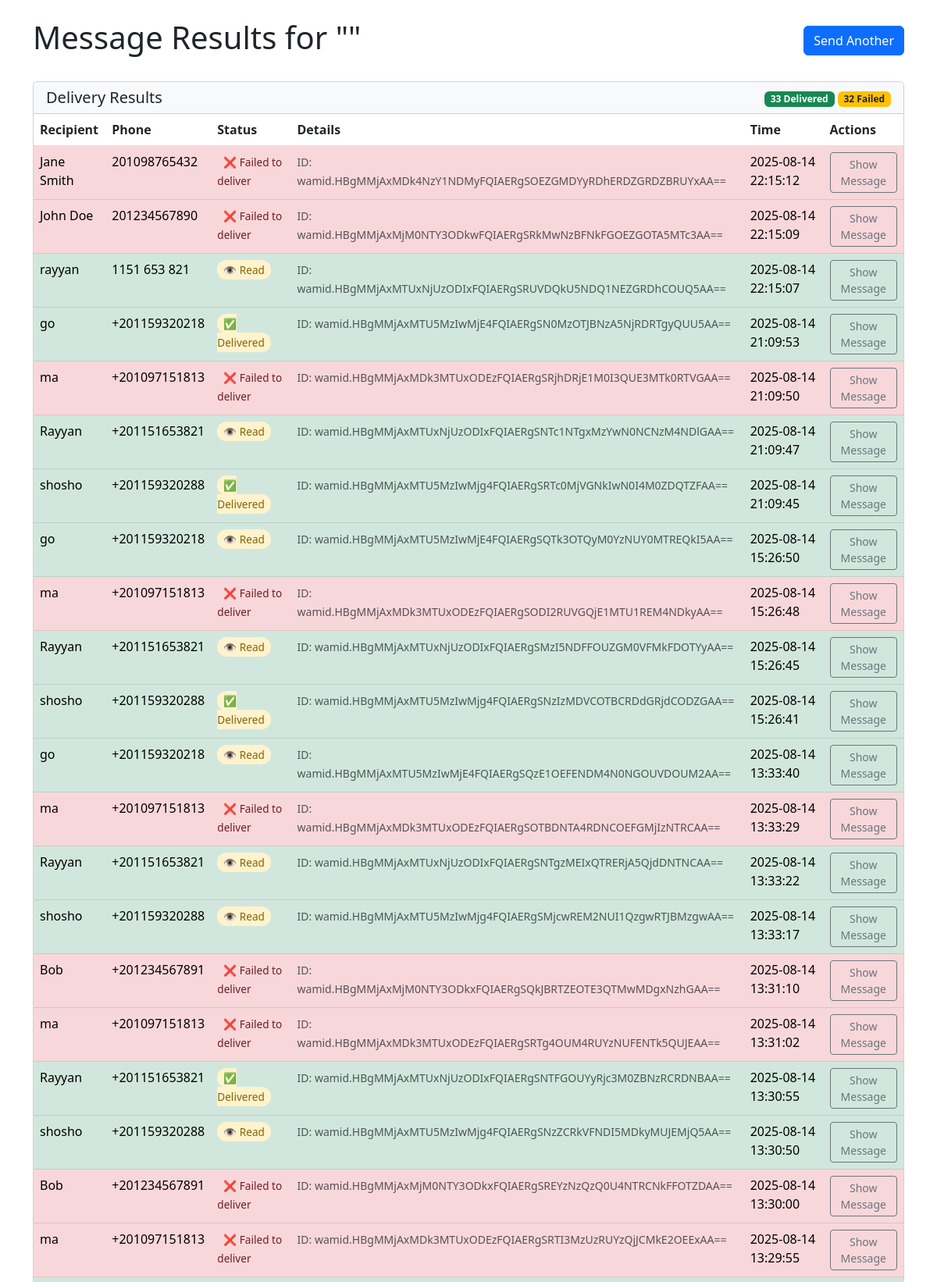
The app's page /results (upper part) with its own data.
### tables this page shows
CREATE TABLE sent_messages (
                id INTEGER PRIMARY KEY AUTOINCREMENT,
                user TEXT,
                phone TEXT,
                message TEXT,
                message_id TEXT UNIQUE,
                status TEXT,
                delivery_status TEXT,
                timestamp TEXT
            );

### app.py (the view)
@app.route('/results')
def show_results():
    with sqlite3.connect('database.db') as conn:
        conn.row_factory = sqlite3.Row
        rows = conn.execute('SELECT * FROM sent_messages ORDER BY timestamp DESC').fetchall()
    return render_template('results.html', messages=rows, template=session.get('last_template'))

### app.py (called while the page is built)
@app.context_processor
def utility_processor():
    return dict(get_template_variables=get_template_variables)

### templates/results.html (shortened to what this page needs)
<!DOCTYPE html>
<html lang="en">
<head>
    <link href="https://cdn.jsdelivr.net/npm/bootstrap@5.3.0/dist/css/bootstrap.min.css" rel="stylesheet">
</head>
<body>
    <div class="container mt-4">
        <div class="d-flex justify-content-between align-items-center mb-4">
            <h1>Message Results for "{{ template.name }}"</h1>
            <a href="/send_template" class="btn btn-primary">Send Another</a>
        </div>
        <div class="card">
            <div class="card-header bg-light d-flex justify-content-between align-items-center">
                <h5 class="mb-0">Delivery Results</h5>
                <div>
                    {% set success_count = messages|selectattr('status', 'equalto', '✅ Sent')|list|length %}
                    {% set failed_count = messages|rejectattr('status', 'equalto', '✅ Sent')|list|length %}
                    <span class="badge bg-success">{{ success_count }} Delivered</span>
                    <span class="badge bg-warning text-dark">{{ failed_count }} Failed</span>
                </div>
            </div>
            <div class="card-body p-0">
                <div class="table-responsive">
                    <table class="table table-hover mb-0">
                        <thead>
                            <tr>
                                <th>Recipient</th>
                                <th>Phone</th>
                                <th>Status</th>
                                <th>Details</th>
                                <th>Time</th>
                                <th>Actions</th>
                            </tr>
                        </thead>
                        <tbody>
                            {% for msg in messages %}
                            <tr class="{% if '❌' in msg.status %}table-danger{% else %}table-success{% endif %}">
                                <td>{{ msg.user }}</td>
                                <td>{{ msg.phone }}</td>
                                <td>
                                    <span class="status-badge
                                        {% if '✅ Delivered' in msg.status %}status-delivered
                                        {% elif '✅ Sent' in msg.status %}status-sent
                                        {% elif '❌' in msg.status %}status-failed
                                        {% else %}status-unknown{% endif %}">
                                        {{ msg.delivery_status }}
                                    </span>
                                </td>
                                <td>
                                    {% if msg.message_id != 'N/A' %}
                                    <small class="text-muted">ID: {{ msg.message_id }}</small>
                                    {% endif %}
                                </td>
                                <td>{{ msg.timestamp }}</td>
                                <td>
                                    <button class="btn btn-sm btn-outline-secondary" type="button"
                                        data-bs-toggle="collapse" data-bs-target="#msg-{{ loop.index }}">
                                        Show Message
                                    </button>
                                </td>
                            </tr>
                            {% endfor %}
                        </tbody>
                    </table>
                </div>
            </div>
        </div>
    </div>
</body>
</html>

### templates/results.html (style rules this page uses)
.status-badge { padding: 3px 8px; border-radius: 12px; font-size: 0.85rem; font-weight: 500; }
.status-sent { background-color: #fff3cd; color: #856404; }
.status-failed { background-color: #f8d7da; color: #721c24; }

### records on screen
sent_messages: user "Jane Smith", phone "201098765432", delivery_status "❌ Failed to deliver", message_id "wamid.HBgMMjAxMDk4NzY1NDMyFQIAERgSOEZGMDYyRDhERDZGRDZBRUYxAA==", timestamp "2025-08-14 22:15:12"
sent_messages: user "John Doe", phone "201234567890", delivery_status "❌ Failed to deliver", message_id "wamid.HBgMMjAxMjM0NTY3ODkwFQIAERgSRkMwNzBFNkFGOEZGOTA5MTc3AA==", timestamp "2025-08-14 22:15:09"
sent_messages: user "rayyan", phone "1151 653 821", delivery_status "👁 Read", message_id "wamid.HBgMMjAxMTUxNjUzODIxFQIAERgSRUVDQkU5NDQ1NEZGRDhCOUQ5AA==", timestamp "2025-08-14 22:15:07"
sent_messages: user "go", phone "+201159320218", delivery_status "✅ Delivered", message_id "wamid.HBgMMjAxMTU5MzIwMjE4FQIAERgSN0MzOTJBNzA5NjRDRTgyQUU5AA==", timestamp "2025-08-14 21:09:53"
sent_messages: user "ma", phone "+201097151813", delivery_status "❌ Failed to deliver", message_id "wamid.HBgMMjAxMDk3MTUxODEzFQIAERgSRjhDRjE1M0I3QUE3MTk0RTVGAA==", timestamp "2025-08-14 21:09:50"
sent_messages: user "Rayyan", phone "+201151653821", delivery_status "👁 Read", message_id "wamid.HBgMMjAxMTUxNjUzODIxFQIAERgSNTc1NTgxMzYwN0NCNzM4NDlGAA==", timestamp "2025-08-14 21:09:47"
sent_messages: user "shosho", phone "+201159320288", delivery_status "✅ Delivered", message_id "wamid.HBgMMjAxMTU5MzIwMjg4FQIAERgSRTc0MjVGNkIwN0I4M0ZDQTZFAA==", timestamp "2025-08-14 21:09:45"
sent_messages: user "go", phone "+201159320218", delivery_status "👁 Read", message_id "wamid.HBgMMjAxMTU5MzIwMjE4FQIAERgSQTk3OTQyM0YzNUY0MTREQkI5AA==", timestamp "2025-08-14 15:26:50"
sent_messages: user "ma", phone "+201097151813", delivery_status "❌ Failed to deliver", message_id "wamid.HBgMMjAxMDk3MTUxODEzFQIAERgSODI2RUVGQjE1MTU1REM4NDkyAA==", timestamp "2025-08-14 15:26:48"
sent_messages: user "Rayyan", phone "+201151653821", delivery_status "👁 Read", message_id "wamid.HBgMMjAxMTUxNjUzODIxFQIAERgSMzI5NDFFOUZGM0VFMkFDOTYyAA==", timestamp "2025-08-14 15:26:45"
sent_messages: user "shosho", phone "+201159320288", delivery_status "✅ Delivered", message_id "wamid.HBgMMjAxMTU5MzIwMjg4FQIAERgSNzIzMDVCOTBCRDdGRjdCODZGAA==", timestamp "2025-08-14 15:26:41"
sent_messages: user "go", phone "+201159320218", delivery_status "👁 Read", message_id "wamid.HBgMMjAxMTU5MzIwMjE4FQIAERgSQzE1OEFENDM4N0NGOUVDOUM2AA==", timestamp "2025-08-14 13:33:40"
sent_messages: user "ma", phone "+201097151813", delivery_status "❌ Failed to deliver", message_id "wamid.HBgMMjAxMDk3MTUxODEzFQIAERgSOTBDNTA4RDNCOEFGMjIzNTRCAA==", timestamp "2025-08-14 13:33:29"
sent_messages: user "Rayyan", phone "+201151653821", delivery_status "👁 Read", message_id "wamid.HBgMMjAxMTUxNjUzODIxFQIAERgSNTgzMEIxQTRERjA5QjdDNTNCAA==", timestamp "2025-08-14 13:33:22"
sent_messages: user "shosho", phone "+201159320288", delivery_status "👁 Read", message_id "wamid.HBgMMjAxMTU5MzIwMjg4FQIAERgSMjcwREM2NUI1QzgwRTJBMzgwAA==", timestamp "2025-08-14 13:33:17"
sent_messages: user "Bob", phone "+201234567891", delivery_status "❌ Failed to deliver", message_id "wamid.HBgMMjAxMjM0NTY3ODkxFQIAERgSQkJBRTZEOTE3QTMwMDgxNzhGAA==", timestamp "2025-08-14 13:31:10"
sent_messages: user "ma", phone "+201097151813", delivery_status "❌ Failed to deliver", message_id "wamid.HBgMMjAxMDk3MTUxODEzFQIAERgSRTg4OUM4RUYzNUFENTk5QUJEAA==", timestamp "2025-08-14 13:31:02"
sent_messages: user "Rayyan", phone "+201151653821", delivery_status "✅ Delivered", message_id "wamid.HBgMMjAxMTUxNjUzODIxFQIAERgSNTFGOUYyRjc3M0ZBNzRCRDNBAA==", timestamp "2025-08-14 13:30:55"
sent_messages: user "shosho", phone "+201159320288", delivery_status "👁 Read", message_id "wamid.HBgMMjAxMTU5MzIwMjg4FQIAERgSNzZCRkVFNDI5MDkyMUJEMjQ5AA==", timestamp "2025-08-14 13:30:50"
sent_messages: user "Bob", phone "+201234567891", delivery_status "❌ Failed to deliver", message_id "wamid.HBgMMjAxMjM0NTY3ODkxFQIAERgSREYzNzQzQ0U4NTRCNkFFOTZDAA==", timestamp "2025-08-14 13:30:00"
sent_messages: user "ma", phone "+201097151813", delivery_status "❌ Failed to deliver", message_id "wamid.HBgMMjAxMDk3MTUxODEzFQIAERgSRTI3MzUzRUYzQjJCMkE2OEExAA==", timestamp "2025-08-14 13:29:55"

### other values on screen
{{ success_count }} "33"
{{ failed_count }} "32"
